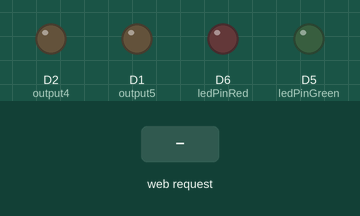
Recording of a sketch running on a simulated ESP8266 (NodeMCU). Parts: output pins drawn as LEDs (lit = HIGH). The inputs (shaded band) are chosen by the test bench. WiFi joins after 1.5 s; servers stay silent unless stated; what the sketch prints to the serial monitor is not drawn.

Above: at 2.7 s.
2.8 s: HTTP request GET /5/on received
At 3.9 s:
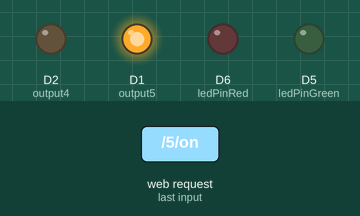
4.3 s: HTTP request GET /4/on received
At 5.0 s:
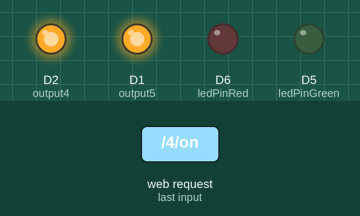
5.8 s: HTTP request GET /5/off received
At 6.2 s:
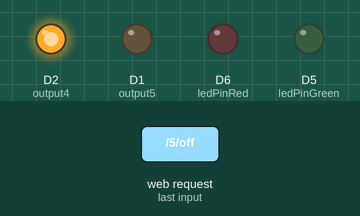
7.3 s: HTTP request GET /4/off received
At 8.5 s:
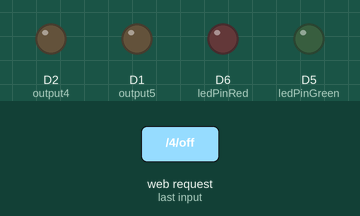
Timing chart, 0 to 9.8 s (numbered marks = the images above; inputs shaded):
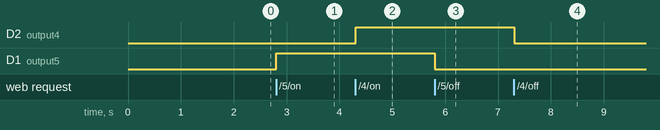

Measured:
- after the input at 2.8 s, D1 (output5): LOW → HIGH at once
- after the input at 4.3 s, D2 (output4): LOW → HIGH at once
- after the input at 5.8 s, D1 (output5): HIGH → LOW at once
- after the input at 7.3 s, D2 (output4): HIGH → LOW at once

The sketch:

request.ino
```cpp
#include <ESP8266WiFi.h>

//Network Credentials
const char* ssid     = "SSID";
const char* password = "PASSWORD";

int ledPinGreen = D5;
int ledPinRed = D6;

const char* host = "";

int counter = 0;

WiFiServer server(80);

String header;

String output5State = "off";
String output4State = "off";

const int output5 = 5;
const int output4 = 4;


unsigned long currentTime = millis();

unsigned long previousTime = 0;

const long timeoutTime = 2000;

void setup() {
  Serial.begin(115200);
  // Initialize the output variables as outputs
  pinMode(output5, OUTPUT);
  pinMode(output4, OUTPUT);
  pinMode(ledPinGreen,OUTPUT);
  pinMode(ledPinRed,OUTPUT);
  // Set outputs to LOW
  digitalWrite(output5, LOW);
  digitalWrite(output4, LOW);

  // Connect to Wi-Fi network with SSID and password
  Serial.print("Connecting to ");
  Serial.println(ssid);
  WiFi.begin(ssid, password);
  while (WiFi.status() != WL_CONNECTED) {
    delay(500);
    Serial.print(".");
  }
  // Print local IP address and start web server
  Serial.println("");
  Serial.println("WiFi connected.");
  Serial.println("IP address: ");
  Serial.println(WiFi.localIP());
  server.begin();
}

void loop(){
  WiFiClient client = server.available();   // Listen for incoming clients

  if (client) {
    Serial.println("New Client.");
    String currentLine = "";
    currentTime = millis();
    previousTime = currentTime;
    while (client.connected() && currentTime - previousTime <= timeoutTime) {
      currentTime = millis();
      if (client.available()) {
        char c = client.read();
        Serial.write(c);
        header += c;
        if (c == '\n') {
          if (currentLine.length() == 0) {
            client.println("HTTP/1.1 200 OK");
            client.println("Content-type:text/html");
            client.println("Connection: close");
            client.println();

            if (header.indexOf("GET /5/on") >= 0) {
              Serial.println("GPIO 5 on");
              output5State = "on";
              digitalWrite(output5, HIGH);
            } else if (header.indexOf("GET /5/off") >= 0) {
              Serial.println("GPIO 5 off");
              output5State = "off";
              digitalWrite(output5, LOW);
            } else if (header.indexOf("GET /4/on") >= 0) {
              Serial.println("GPIO 4 on");
              output4State = "on";
              digitalWrite(output4, HIGH);
            } else if (header.indexOf("GET /4/off") >= 0) {
              Serial.println("GPIO 4 off");
              output4State = "off";
              digitalWrite(output4, LOW);
            }

            // Display the HTML web page
            client.println("<!DOCTYPE html><html>");
            client.println("<head><meta name=\"viewport\" content=\"width=device-width, initial-scale=1\">");
            client.println("<link rel=\"icon\" href=\"data:,\">");
            // CSS to style the on/off buttons
            // Feel free to change the background-color and font-size attributes to fit your preferences
            client.println("<style>html { font-family: Helvetica; display: inline-block; margin: 0px auto; text-align: center;}");
            client.println(".button { background-color: #195B6A; border: none; color: white; padding: 16px 40px;");
            client.println("text-decoration: none; font-size: 30px; margin: 2px; cursor: pointer;}");
            client.println(".button2 {background-color: #77878A;}</style></head>");

            // Web Page Heading
            client.println("<body><h1>HTTPS REQUESTER CPANEL</h1>");

            // Display current state, and ON/OFF buttons for GPIO 5
            client.println("<p>GPIO 5 - State " + output5State + "</p>");
            // If the output5State is off, it displays the ON button
            if (output5State=="off") {
              client.println("<p><a href=\"/5/on\"><button class=\"button\">ON</button></a></p>");
            } else {
              client.println("<p><a href=\"/5/off\"><button class=\"button button2\">OFF</button></a></p>");
            }

            // Display current state, and ON/OFF buttons for GPIO 4
            client.println("<p>GPIO 4 - State " + output4State + "</p>");
            // If the output4State is off, it displays the ON button
            if (output4State=="off") {
              client.println("<p><a href=\"/4/on\"><button class=\"button\">ON</button></a></p>");
            } else {
              client.println("<p><a href=\"/4/off\"><button class=\"button button2\">OFF</button></a></p>");
            }
            client.println("</body></html>");

            // The HTTP response ends with another blank line
            client.println();
            // Break out of the while loop
            break;
          } else { // if you got a newline, then clear currentLine
            currentLine = "";
          }
        } else if (c != '\r') {  // if you got anything else but a carriage return character,
          currentLine += c;      // add it to the end of the currentLine
        }
      }
    }
    // Clear the header variable
    header = "";
    // Close the connection
    client.stop();
    Serial.println("Client disconnected.");
    Serial.println("");
  }

if (output5State == "on"){
  counter++;
  if (counter == 235000){
    counter = 0;
    WiFiClientSecure Client;
      const int httpPort = 443; // 80 is for HTTP / 443 is for HTTPS!

      Client.setInsecure(); // this is the magical line that makes everything work

      if (!Client.connect(host, httpPort)) { //works!
        Serial.println("connection failed");
        digitalWrite(ledPinRed,HIGH);
        delay(200);
        digitalWrite(ledPinRed,LOW);
        delay(200);
        digitalWrite(ledPinRed,HIGH);
        delay(200);
        digitalWrite(ledPinRed,LOW);
        return;
      }

      else {

        // We now create a URI for the request
        String url = "/arduino.php";
        url += "?data=";
        url += "aaaa";


        Serial.print("Requesting URL: ");
        Serial.println(url);

        // This will send the request to the server
        Client.print(String("GET ") + url + " HTTP/1.1\r\n" +
                     "Host: " + host + "\r\n" +
                     "Connection: close\r\n\r\n");

        Serial.println();
        Serial.println("closing connection");
         digitalWrite(ledPinGreen,HIGH);
         delay(200);
         digitalWrite(ledPinGreen,LOW);
         delay(200);
         digitalWrite(ledPinGreen,HIGH);
         delay(200);
         digitalWrite(ledPinGreen,LOW);

      }
  }
}
}
```
